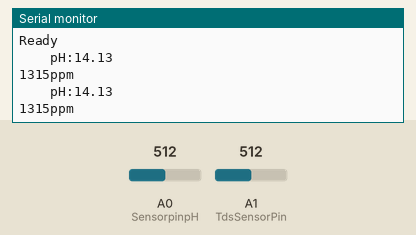
Simulated run of this sketch. Board: Arduino Mega 2560, built with avr-gcc and run on an emulated ATmega2560. Parts: the last lines printed to the serial monitor. The test bench sets the inputs (shaded band); at power-on: A0 (SensorpinpH) = 512, A1 (TdsSensorPin) = 512. Random numbers use the default seed unless the sketch sets one.

Above: at 1.2 s.
1.3 s: A0 (SensorpinpH) set to 716
At 2.6 s:
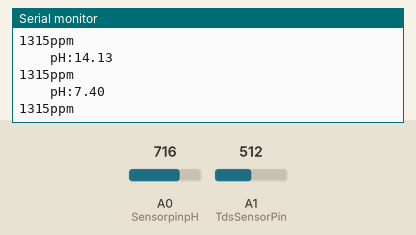
2.8 s: A1 (TdsSensorPin) set to 716
At 3.8 s:
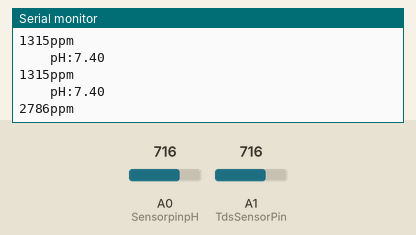
4.3 s: A0 (SensorpinpH) set to 900
At 5.6 s:
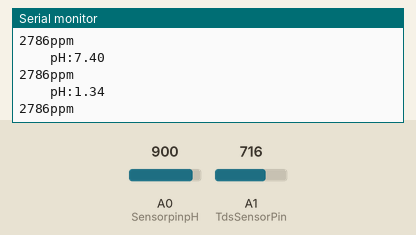
5.8 s: A1 (TdsSensorPin) set to 900
At 6.8 s:
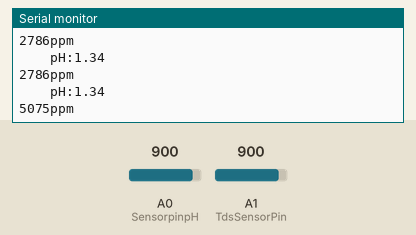
Timing chart, 0 to 8.3 s (numbered marks = the images above; inputs shaded):
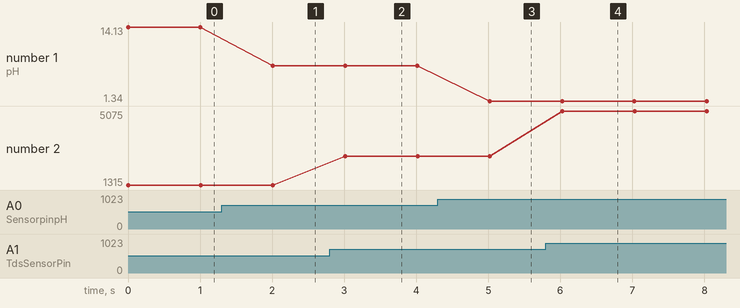

Measured:
- after the input at 1.3 s, the serial monitor: prints a new line after 0.71 s (image 1)
- after the input at 2.8 s, the serial monitor: prints a new line after 0.21 s (image 2)
- after the input at 4.3 s, the serial monitor: prints a new line after 0.72 s (image 3)
- after the input at 5.8 s, the serial monitor: prints a new line after 0.23 s (image 4)
- plotted number 1: 14.13 → 7.4 after the input at 1.3 s, 7.4 → 1.34 after the input at 4.3 s
- plotted number 2: 1315 → 2786 after the input at 2.8 s, 2786 → 5075 after the input at 5.8 s

The sketch:

mega.ino
```cpp
//------------pH----------------
#define SensorpinpH A0          // the pH meter Analog output is connected with the Arduino’s Analog
unsigned long int avgValue;  //Store the average value of the sensor feedback
float b;
int buf[10],temp;
//------------pH----------------

//-----------TDS----------------
#include <EEPROM.h>
#include "GravityTDS.h"
#define TdsSensorPin A1
GravityTDS gravityTds;
float temperature = 25.00,tdsValue = 0.00;
//-------------TDS-------------------


void setup()
{
  Serial.begin(115200);
  Serial1.begin(115200);
  pinMode(13,OUTPUT);
  Serial.println("Ready");    //Test the serial monitor

  gravityTds.setPin(TdsSensorPin);
  gravityTds.setAref(5.0);  //reference voltage on ADC, default 5.0V on Arduino UNO
  gravityTds.setAdcRange(1024);  //1024 for 10bit ADC;4096 for 12bit ADC
  gravityTds.begin();  //initialization
}

void loop()
{
//--------------Temperature-------------

float temperature1 = random(21.00,32.00);

//--------------Temperature-------------

//float sensor2 = random(30,50);
//float sensor3 = random(60,100);

//---------------pH----------------

for(int i=0;i<10;i++)       //Get 10 sample value from the sensor for smooth the value
  {
    buf[i]=analogRead(SensorpinpH);
  }
  for(int i=0;i<9;i++)        //sort the analog from small to large
  {
    for(int j=i+1;j<10;j++)
    {
      if(buf[i]>buf[j])
      {
        temp=buf[i];
        buf[i]=buf[j];
        buf[j]=temp;
      }
    }
  }
  avgValue=0;
  for(int i=2;i<8;i++)                      //take the average value of 6 center sample
    avgValue+=buf[i];
  float phValue=(float)avgValue*5.0/1024.0/6.0; //convert the analog into millivolt
  phValue=-6.75*phValue+31.0;                      //convert the millivolt into pH value
  Serial.print("    pH:");
  Serial.print(phValue);
  Serial.println(" ");
  digitalWrite(13, HIGH);
  digitalWrite(13, LOW);

  //-----------------pH--------------------

  //----------------TDS--------------------

    //temperature = readTemperature();  //add your temperature sensor and read it
    gravityTds.setTemperature(temperature);  // set the temperature and execute temperature compensation
    gravityTds.update();  //sample and calculate
    tdsValue = gravityTds.getTdsValue();  // then get the value
    Serial.print(tdsValue,0);
    Serial.println("ppm");

    //-------------TDS----------------------

   Serial1.print(temperature1);
   Serial1.print(";");
//   Serial.print(temp1);
   Serial1.print(phValue);
   Serial1.print(";");
//   Serial.print(temp2);
   Serial1.print(tdsValue);
   Serial1.print(";");
   delay(1000);

}
```
